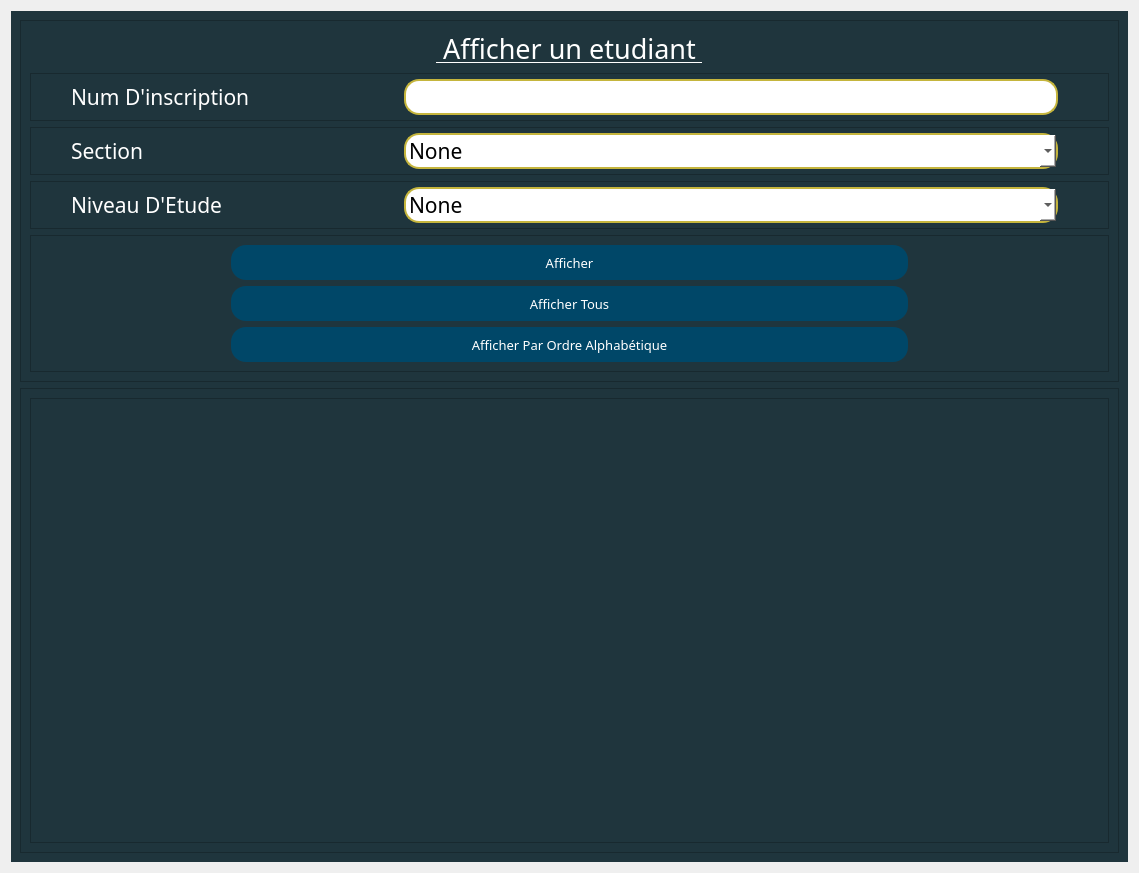
<?xml version="1.0" encoding="UTF-8"?>
<ui version="4.0">
 <class>Form</class>
 <widget class="QWidget" name="Form">
  <property name="geometry">
   <rect>
    <x>0</x>
    <y>0</y>
    <width>1139</width>
    <height>873</height>
   </rect>
  </property>
  <property name="windowTitle">
   <string>Form</string>
  </property>
  <property name="styleSheet">
   <string notr="true"/>
  </property>
  <layout class="QVBoxLayout" name="verticalLayout">
   <item>
    <widget class="QWidget" name="widget_2" native="true">
     <property name="styleSheet">
      <string notr="true">background-color: rgb(31, 53, 61);
color : rgb(255, 255, 255);

</string>
     </property>
     <layout class="QVBoxLayout" name="verticalLayout_4" stretch="1,3">
      <item>
       <widget class="QFrame" name="frame">
        <property name="cursor">
         <cursorShape>IBeamCursor</cursorShape>
        </property>
        <property name="frameShape">
         <enum>QFrame::StyledPanel</enum>
        </property>
        <property name="frameShadow">
         <enum>QFrame::Raised</enum>
        </property>
        <layout class="QVBoxLayout" name="verticalLayout_2">
         <item alignment="Qt::AlignHCenter|Qt::AlignVCenter">
          <widget class="QLabel" name="label">
           <property name="font">
            <font>
             <family>Forte</family>
             <pointsize>20</pointsize>
             <underline>true</underline>
            </font>
           </property>
           <property name="text">
            <string> Afficher un etudiant </string>
           </property>
          </widget>
         </item>
         <item>
          <widget class="QFrame" name="frame_2">
           <property name="font">
            <font>
             <family>Sitka Small</family>
             <pointsize>16</pointsize>
            </font>
           </property>
           <property name="frameShape">
            <enum>QFrame::StyledPanel</enum>
           </property>
           <property name="frameShadow">
            <enum>QFrame::Raised</enum>
           </property>
           <layout class="QHBoxLayout" name="horizontalLayout" stretch="1,2">
            <property name="leftMargin">
             <number>40</number>
            </property>
            <property name="topMargin">
             <number>5</number>
            </property>
            <property name="rightMargin">
             <number>50</number>
            </property>
            <property name="bottomMargin">
             <number>5</number>
            </property>
            <item>
             <widget class="QLabel" name="label_2">
              <property name="font">
               <font>
                <family>Sitka Small</family>
                <pointsize>16</pointsize>
                <weight>50</weight>
                <bold>false</bold>
               </font>
              </property>
              <property name="cursor">
               <cursorShape>IBeamCursor</cursorShape>
              </property>
              <property name="text">
               <string>Num D'inscription</string>
              </property>
             </widget>
            </item>
            <item>
             <widget class="QLineEdit" name="num_insc">
              <property name="font">
               <font>
                <family>Sitka Small</family>
                <pointsize>16</pointsize>
               </font>
              </property>
              <property name="styleSheet">
               <string notr="true">QLineEdit {
	border :2px solid ;
	border-radius : 15px;
	border-color: rgb(197, 181, 61);
	background-color: rgb(255, 255, 255);
	color :rgb(0, 0, 0);
}
QLineEdit:hover {
	border : 2px solid rgbrgb(97, 89, 30);
}

</string>
              </property>
              <property name="inputMask">
               <string>999999</string>
              </property>
             </widget>
            </item>
           </layout>
          </widget>
         </item>
         <item>
          <widget class="QFrame" name="frame_8">
           <property name="font">
            <font>
             <family>Sitka Small</family>
             <pointsize>16</pointsize>
            </font>
           </property>
           <property name="frameShape">
            <enum>QFrame::StyledPanel</enum>
           </property>
           <property name="frameShadow">
            <enum>QFrame::Raised</enum>
           </property>
           <layout class="QHBoxLayout" name="horizontalLayout_8" stretch="1,2">
            <property name="leftMargin">
             <number>40</number>
            </property>
            <property name="topMargin">
             <number>5</number>
            </property>
            <property name="rightMargin">
             <number>50</number>
            </property>
            <property name="bottomMargin">
             <number>5</number>
            </property>
            <item>
             <widget class="QLabel" name="label_9">
              <property name="font">
               <font>
                <family>Sitka Small</family>
                <pointsize>16</pointsize>
               </font>
              </property>
              <property name="cursor">
               <cursorShape>IBeamCursor</cursorShape>
              </property>
              <property name="text">
               <string>Section</string>
              </property>
             </widget>
            </item>
            <item>
             <widget class="QComboBox" name="section">
              <property name="font">
               <font>
                <family>Sitka Small</family>
                <pointsize>16</pointsize>
               </font>
              </property>
              <property name="cursor">
               <cursorShape>PointingHandCursor</cursorShape>
              </property>
              <property name="styleSheet">
               <string notr="true">QComboBox {
	border :2px solid ;
	border-radius : 15px;
	border-color: rgb(197, 181, 61);
	background-color: rgb(255, 255, 255);
	color :rgb(0, 0, 0)
}
QComboBox:hover {
	border : 2px solid rgbrgb(97, 89, 30);
}

</string>
              </property>
              <item>
               <property name="text">
                <string>None</string>
               </property>
              </item>
              <item>
               <property name="text">
                <string>ING_INFO</string>
               </property>
              </item>
              <item>
               <property name="text">
                <string>ING_TIC</string>
               </property>
              </item>
              <item>
               <property name="text">
                <string>Master</string>
               </property>
              </item>
              <item>
               <property name="text">
                <string>INFO</string>
               </property>
              </item>
              <item>
               <property name="text">
                <string>EEA</string>
               </property>
              </item>
              <item>
               <property name="text">
                <string>CPI</string>
               </property>
              </item>
              <item>
               <property name="text">
                <string>TIC</string>
               </property>
              </item>
             </widget>
            </item>
           </layout>
          </widget>
         </item>
         <item>
          <widget class="QFrame" name="frame_9">
           <property name="font">
            <font>
             <family>Sitka Small</family>
             <pointsize>16</pointsize>
            </font>
           </property>
           <property name="frameShape">
            <enum>QFrame::StyledPanel</enum>
           </property>
           <property name="frameShadow">
            <enum>QFrame::Raised</enum>
           </property>
           <layout class="QHBoxLayout" name="horizontalLayout_9" stretch="1,2">
            <property name="leftMargin">
             <number>40</number>
            </property>
            <property name="topMargin">
             <number>5</number>
            </property>
            <property name="rightMargin">
             <number>50</number>
            </property>
            <property name="bottomMargin">
             <number>5</number>
            </property>
            <item>
             <widget class="QLabel" name="label_10">
              <property name="font">
               <font>
                <family>Sitka Small</family>
                <pointsize>16</pointsize>
               </font>
              </property>
              <property name="cursor">
               <cursorShape>IBeamCursor</cursorShape>
              </property>
              <property name="mouseTracking">
               <bool>false</bool>
              </property>
              <property name="text">
               <string>Niveau D'Etude</string>
              </property>
             </widget>
            </item>
            <item>
             <widget class="QComboBox" name="niveau">
              <property name="font">
               <font>
                <family>Sitka Small</family>
                <pointsize>16</pointsize>
               </font>
              </property>
              <property name="cursor">
               <cursorShape>PointingHandCursor</cursorShape>
              </property>
              <property name="styleSheet">
               <string notr="true">QComboBox {
	border :2px solid ;
	border-radius : 15px;
	border-color: rgb(197, 181, 61);
	background-color: rgb(255, 255, 255);
	color :rgb(0, 0, 0)
}
QComboBox:hover {
	border : 2px solid rgbrgb(97, 89, 30);
}
</string>
              </property>
              <item>
               <property name="text">
                <string>None</string>
               </property>
              </item>
              <item>
               <property name="text">
                <string>1er</string>
               </property>
              </item>
              <item>
               <property name="text">
                <string>2eme</string>
               </property>
              </item>
              <item>
               <property name="text">
                <string>3eme</string>
               </property>
              </item>
             </widget>
            </item>
           </layout>
          </widget>
         </item>
         <item>
          <widget class="QFrame" name="frame_10">
           <property name="frameShape">
            <enum>QFrame::StyledPanel</enum>
           </property>
           <property name="frameShadow">
            <enum>QFrame::Raised</enum>
           </property>
           <layout class="QVBoxLayout" name="verticalLayout_3">
            <property name="leftMargin">
             <number>200</number>
            </property>
            <property name="rightMargin">
             <number>200</number>
            </property>
            <item>
             <widget class="QPushButton" name="pushButton">
              <property name="font">
               <font>
                <family>Sitka Small</family>
                <pointsize>10</pointsize>
               </font>
              </property>
              <property name="cursor">
               <cursorShape>PointingHandCursor</cursorShape>
              </property>
              <property name="styleSheet">
               <string notr="true">QPushButton{
	height : 35px;
	background-color :rgb(0, 71, 104);
	border-radius : 15px;
}


QPushButton:hover{
	background-color: rgb(0, 92, 157);
}</string>
              </property>
              <property name="text">
               <string>Afficher</string>
              </property>
             </widget>
            </item>
            <item>
             <widget class="QPushButton" name="pushButton_2">
              <property name="font">
               <font>
                <family>Sitka Small</family>
                <pointsize>10</pointsize>
               </font>
              </property>
              <property name="cursor">
               <cursorShape>PointingHandCursor</cursorShape>
              </property>
              <property name="styleSheet">
               <string notr="true">QPushButton{
	height : 35px;
	background-color :rgb(0, 71, 104);
	border-radius : 15px;
}


QPushButton:hover{
	background-color: rgb(0, 92, 157);
}</string>
              </property>
              <property name="text">
               <string>Afficher Tous</string>
              </property>
             </widget>
            </item>
            <item>
             <widget class="QPushButton" name="pushButton_3">
              <property name="font">
               <font>
                <family>Sitka Small</family>
                <pointsize>10</pointsize>
               </font>
              </property>
              <property name="cursor">
               <cursorShape>PointingHandCursor</cursorShape>
              </property>
              <property name="styleSheet">
               <string notr="true">QPushButton{
	height : 35px;
	background-color :rgb(0, 71, 104);
	border-radius : 15px;
}


QPushButton:hover{
	background-color: rgb(0, 92, 157);
}</string>
              </property>
              <property name="text">
               <string>Afficher Par Ordre Alphabétique</string>
              </property>
             </widget>
            </item>
           </layout>
          </widget>
         </item>
        </layout>
       </widget>
      </item>
      <item>
       <widget class="QFrame" name="frame_3">
        <property name="frameShape">
         <enum>QFrame::StyledPanel</enum>
        </property>
        <property name="frameShadow">
         <enum>QFrame::Raised</enum>
        </property>
        <layout class="QVBoxLayout" name="verticalLayout_5">
         <item>
          <widget class="QTableView" name="tableView">
           <property name="font">
            <font>
             <pointsize>10</pointsize>
            </font>
           </property>
           <property name="styleSheet">
            <string notr="true">
QHeaderView::section {
    background-color: rgb(96, 164, 189);
    color: rgb(0, 0, 0);
	font-weight: bold;
}</string>
           </property>
           <property name="textElideMode">
            <enum>Qt::ElideMiddle</enum>
           </property>
          </widget>
         </item>
        </layout>
       </widget>
      </item>
     </layout>
    </widget>
   </item>
  </layout>
 </widget>
 <resources>
  <include location="../Etudiant/etudiant.qrc"/>
 </resources>
 <connections/>
</ui>
